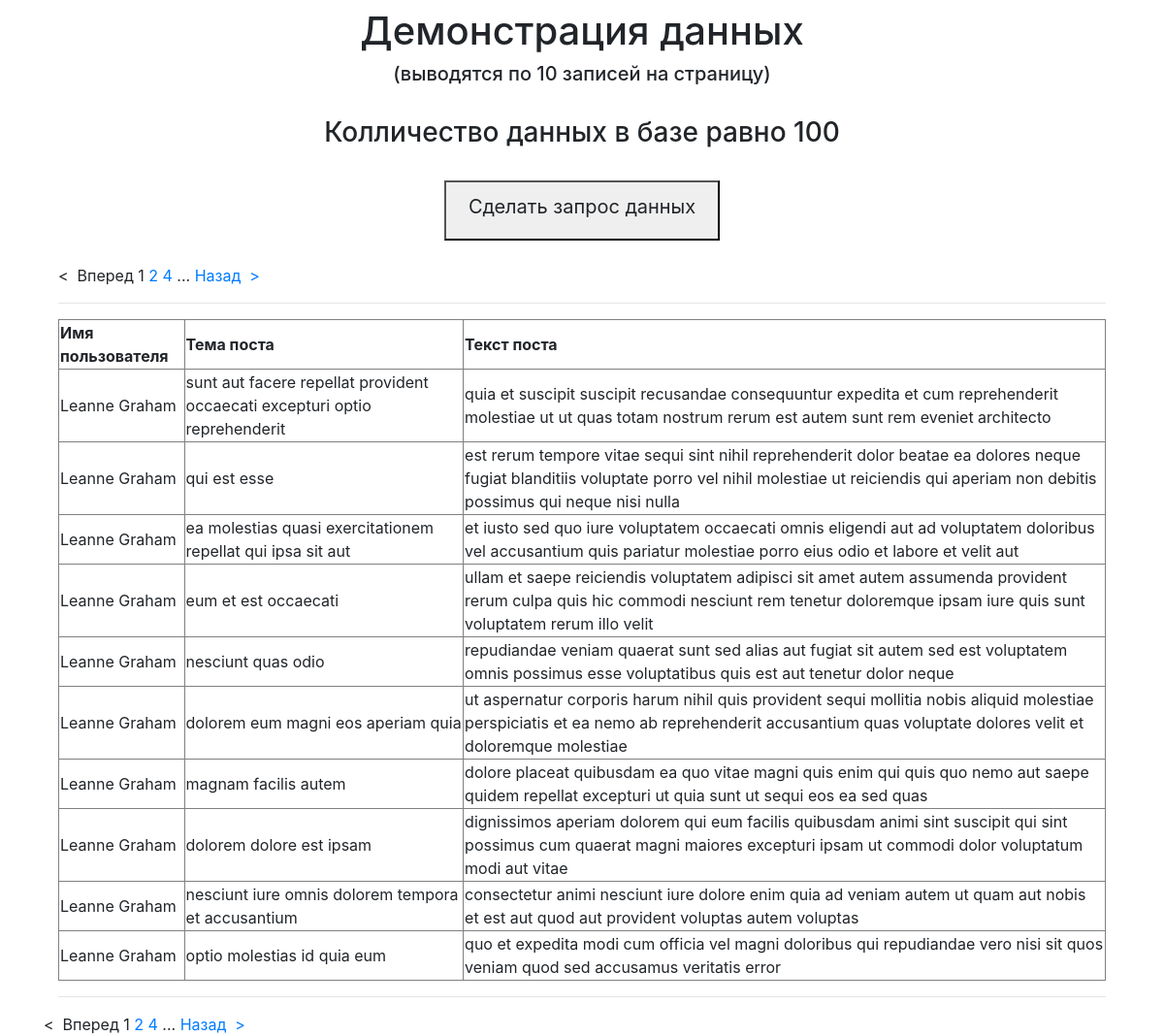
The page / on the database its author committed.
### taks/models.py (models this page shows, shortened)
class downloader(models.Model):
    id = models.IntegerField(primary_key=True)
    name = models.ForeignKey(User, on_delete=models.CASCADE)
    topic = models.TextField(blank=True, null=True, default=None)
    text = models.TextField(blank=True, null=True, default=None)

class User(AbstractUser):
    name = models.TextField(max_length=50)
    address = models.JSONField(blank=True, null=True, default=None)
    phone = models.TextField()
    website = models.URLField()
    company = models.JSONField(blank=True, null=True, default=None)
    def __str__(self):
        return self.name

### taks/views.py (the view)
# urls.py: path('', views.index, name='index'),
def index(request):
    jsonData_list = downloader.objects.order_by('id').all()
    count_list = downloader.objects.all().count()
    paginator = Paginator(jsonData_list, 10)  # показывать по 10 записей на странице.
    page_number = request.GET.get('page')  # переменная в URL с номером запрошенной страницы
    page = paginator.get_page(page_number)  # получить записи с нужным смещением
    return render(
        request,
        'index.html',
        {
            'page': page,
            'paginator': paginator,
            'count_list': count_list
        }
    )

### templates/index.html (shortened to what this page needs)
{% extends "base.html" %}
{% block content %}
<div class="container">
           <h1 style="text-align: center"> Демонстрация данных</h1>
    <h5 style="text-align: center">(выводятся по 10 записей на страницу)</h5>
            <br>
            <h3 style="text-align: center"> Колличество данных в базе равно {{count_list}}</h3>
            <br>
                <div style="display: flex; justify-content: center;">
                <button style="align-content: center"><h2><a href="{% url 'download' %}" class='btn btn-lg'>Сделать запрос данных </a></h2></button>
                </div>
    <br>
    {% if page.has_other_pages %}
            {% include "paginator.html" with items=page paginator=paginator %}
        {% endif %} <hr>
                <table border="1">
                     <tr>
                            <th>Имя пользователя</th>
                            <th>Тема поста</th>
                            <th>Текст поста</th>
                    </tr>
                        {% for post in page %}
                    <tr>
                            <td>{{ post.name }}</td>
                            <td>{{ post.topic }}</td>
                            <td>{{ post.text}}</td>
                    </tr>
                        {% endfor %}
                </table> <hr>
</div>
        {% if page.has_other_pages %}
            {% include "paginator.html" with items=page paginator=paginator %}
        {% endif %}
{% endblock %}

### rows shown on the page
downloader: name "Leanne Graham", topic "sunt aut facere repellat provident occaecati excepturi optio reprehenderit", text "quia et suscipit suscipit recusandae consequuntur expedita et cum reprehenderit molestiae ut ut quas totam nostrum rerum est autem sunt rem eveniet architecto"
downloader: name "Leanne Graham", topic "qui est esse", text "est rerum tempore vitae sequi sint nihil reprehenderit dolor beatae ea dolores neque fugiat blanditiis voluptate porro vel nihil molestiae ut reiciendis qui aperiam non debitis possimus qui neque nisi nulla"
downloader: name "Leanne Graham", topic "ea molestias quasi exercitationem repellat qui ipsa sit aut", text "et iusto sed quo iure voluptatem occaecati omnis eligendi aut ad voluptatem doloribus vel accusantium quis pariatur molestiae porro eius odio et labore et velit aut"
downloader: name "Leanne Graham", topic "eum et est occaecati", text "ullam et saepe reiciendis voluptatem adipisci sit amet autem assumenda provident rerum culpa quis hic commodi nesciunt rem tenetur doloremque ipsam iure quis sunt voluptatem rerum illo velit"
downloader: name "Leanne Graham", topic "nesciunt quas odio", text "repudiandae veniam quaerat sunt sed alias aut fugiat sit autem sed est voluptatem omnis possimus esse voluptatibus quis est aut tenetur dolor neque"
downloader: name "Leanne Graham", topic "dolorem eum magni eos aperiam quia", text "ut aspernatur corporis harum nihil quis provident sequi mollitia nobis aliquid molestiae perspiciatis et ea nemo ab reprehenderit accusantium quas voluptate dolores velit et doloremque molestiae"
downloader: name "Leanne Graham", topic "magnam facilis autem", text "dolore placeat quibusdam ea quo vitae magni quis enim qui quis quo nemo aut saepe quidem repellat excepturi ut quia sunt ut sequi eos ea sed quas"
downloader: name "Leanne Graham", topic "dolorem dolore est ipsam", text "dignissimos aperiam dolorem qui eum facilis quibusdam animi sint suscipit qui sint possimus cum quaerat magni maiores excepturi ipsam ut commodi dolor voluptatum modi aut vitae"
downloader: name "Leanne Graham", topic "nesciunt iure omnis dolorem tempora et accusantium", text "consectetur animi nesciunt iure dolore enim quia ad veniam autem ut quam aut nobis et est aut quod aut provident voluptas autem voluptas"
downloader: name "Leanne Graham", topic "optio molestias id quia eum", text "quo et expedita modi cum officia vel magni doloribus qui repudiandae vero nisi sit quos veniam quod sed accusamus veritatis error"

### other values the page prints
{{ count_list }} "100"
{{ items.number }} "1 1"
{{ items.number|add:'1' }} "2 2"
{{ items.number|add:'3' }} "4 4"
